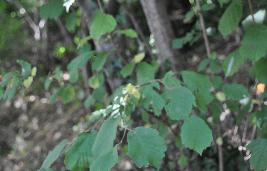
%> input picture fusion_basic_codes/DWT-base Image Fusion/leaf1.jpg, 267 x 171 px
$ octave DWTfusion.m   (GNU Octave 9; MATLAB toolbox functions it lacks are replaced by stand-ins)
%> lines starting %> are read from the running program, lines starting %| are printed output that depends on the picture
close all
clear
clc
%% Read Images
% the size of images must be equal
%[clock1.png, E:\study\PROJECTS\IMAGE PROCESSING\PRE-FINAL YEAR] = uigetfile('*.png','Load Image 1 ');cd(E:\study\PROJECTS\IMAGE PROCESSING\PRE-FINAL YEAR);
a=imread('leaf1.jpg');
%> a is the input picture: size 171x267x3 uint8; mean R, G, B 85.8, 105.2, 89.2
%[clock2.png, E:\study\PROJECTS\IMAGE PROCESSING\PRE-FINAL YEAR] = uigetfile('*.png','Load Image 2 ');cd(E:\study\PROJECTS\IMAGE PROCESSING\PRE-FINAL YEAR);
b=imread('leaf2.jpg');
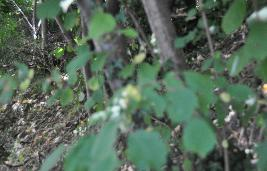
%> input picture fusion_basic_codes/DWT-base Image Fusion/leaf2.jpg, 267 x 171 px
%> b is the input picture: size 171x267x3 uint8; mean R, G, B 86.5, 106.2, 90.1
%%   Wavelet Transform
[a1,b1,c1,d1]=dwt2(a,'db2');
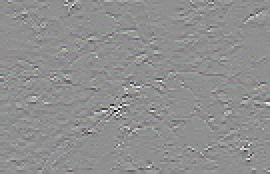
%> b1: size 87x135x3 double (shown 2 times larger); mean R, G, B 0, 0, 0; drawn with min black and max white
[a2,b2,c2,d2]=dwt2(b,'db2');
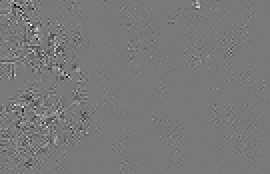
%> d2: size 87x135x3 double (shown 2 times larger); mean R, G, B -0.1, -0.1, 0; drawn with min black and max white
[k1,k2]=size(a1);
%> k1 = 87; k2 = 405
%% Fusion Rules
%% Average Rule for finding
for i=1:k1
    for j=1:k2
        a3(i,j)=(a1(i,j)+a2(i,j))/2;
   end
end
%% Max Rule
for i=1:k1
    for j=1:k2
        b3(i,j)=max(b1(i,j),b2(i,j));
        c3(i,j)=max(c1(i,j),c2(i,j));
        d3(i,j)=max(d1(i,j),d2(i,j));
    end
end
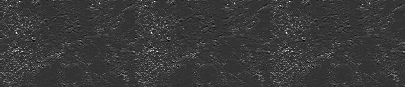
%> b3: size 87x405 double; min -29.04, max 117.9, mean 4.6; drawn with min black and max white
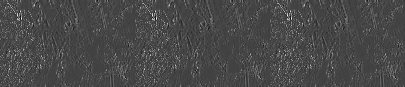
%> c3: size 87x405 double; min -45.77, max 132.4, mean 5.5; drawn with min black and max white
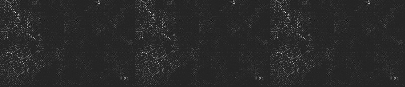
%> d3: size 87x405 double; min -17.75, max 104.7, mean 2.3; drawn with min black and max white
%% Inverse Wavelet Transform
c=idwt2(a3,b3,c3,d3,'db2');
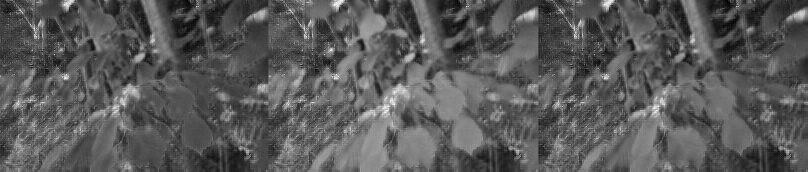
%> c: size 172x808 double; min -0.975, max 267.7, mean 93.7; drawn with min black and max white
imshow(a)
title('First Image')
figure,imshow(b)
title('Second Image')
figure,imshow(c,[])%why is the fused image only visible in grayscale
title('Fused Image')
